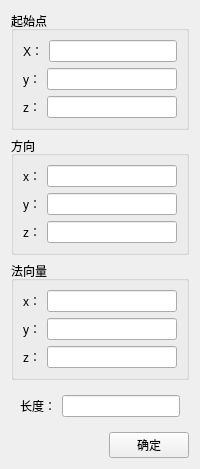
                <widget class="QWidget" name="page_5">
                 <layout class="QVBoxLayout" name="verticalLayout_7">
                  <item>
                   <widget class="QGroupBox" name="groupBox_4">
                    <property name="title">
                     <string>起始点</string>
                    </property>
                    <layout class="QVBoxLayout" name="verticalLayout_15">
                     <item>
                      <layout class="QHBoxLayout" name="horizontalLayout_15">
                       <item>
                        <widget class="QLabel" name="label_4">
                         <property name="text">
                          <string>X：</string>
                         </property>
                        </widget>
                       </item>
                       <item>
                        <widget class="QLineEdit" name="lineEdit_line_start_x"/>
                       </item>
                      </layout>
                     </item>
                     <item>
                      <layout class="QHBoxLayout" name="horizontalLayout_44">
                       <item>
                        <widget class="QLabel" name="label_21">
                         <property name="text">
                          <string>y：</string>
                         </property>
                        </widget>
                       </item>
                       <item>
                        <widget class="QLineEdit" name="lineEdit_line_start_y"/>
                       </item>
                      </layout>
                     </item>
                     <item>
                      <layout class="QHBoxLayout" name="horizontalLayout_47">
                       <item>
                        <widget class="QLabel" name="label_22">
                         <property name="text">
                          <string>z：</string>
                         </property>
                        </widget>
                       </item>
                       <item>
                        <widget class="QLineEdit" name="lineEdit_line_start_z"/>
                       </item>
                      </layout>
                     </item>
                    </layout>
                   </widget>
                  </item>
                  <item>
                   <widget class="QGroupBox" name="groupBox_5">
                    <property name="title">
                     <string>方向</string>
                    </property>
                    <layout class="QVBoxLayout" name="verticalLayout_17">
                     <item>
                      <layout class="QHBoxLayout" name="horizontalLayout_48">
                       <item>
                        <widget class="QLabel" name="label_26">
                         <property name="text">
                          <string>x：</string>
                         </property>
                        </widget>
                       </item>
                       <item>
                        <widget class="QLineEdit" name="lineEdit_line_end_x"/>
                       </item>
                      </layout>
                     </item>
                     <item>
                      <layout class="QHBoxLayout" name="horizontalLayout_49">
                       <item>
                        <widget class="QLabel" name="label_27">
                         <property name="text">
                          <string>y：</string>
                         </property>
                        </widget>
                       </item>
                       <item>
                        <widget class="QLineEdit" name="lineEdit_line_end_y"/>
                       </item>
                      </layout>
                     </item>
                     <item>
                      <layout class="QHBoxLayout" name="horizontalLayout_50">
                       <item>
                        <widget class="QLabel" name="label_28">
                         <property name="text">
                          <string>z：</string>
                         </property>
                        </widget>
                       </item>
                       <item>
                        <widget class="QLineEdit" name="lineEdit_line_end_z"/>
                       </item>
                      </layout>
                     </item>
                    </layout>
                   </widget>
                  </item>
                  <item>
                   <widget class="QGroupBox" name="groupBox_6">
                    <property name="title">
                     <string>法向量</string>
                    </property>
                    <layout class="QVBoxLayout" name="verticalLayout_18">
                     <item>
                      <layout class="QHBoxLayout" name="horizontalLayout_51">
                       <item>
                        <widget class="QLabel" name="label_29">
                         <property name="text">
                          <string>x：</string>
                         </property>
                        </widget>
                       </item>
                       <item>
                        <widget class="QLineEdit" name="lineEdit_line_norm_x"/>
                       </item>
                      </layout>
                     </item>
                     <item>
                      <layout class="QHBoxLayout" name="horizontalLayout_52">
                       <item>
                        <widget class="QLabel" name="label_30">
                         <property name="text">
                          <string>y：</string>
                         </property>
                        </widget>
                       </item>
                       <item>
                        <widget class="QLineEdit" name="lineEdit_line_norm_y"/>
                       </item>
                      </layout>
                     </item>
                     <item>
                      <layout class="QHBoxLayout" name="horizontalLayout_53">
                       <item>
                        <widget class="QLabel" name="label_31">
                         <property name="text">
                          <string>z：</string>
                         </property>
                        </widget>
                       </item>
                       <item>
                        <widget class="QLineEdit" name="lineEdit_line_norm_z"/>
                       </item>
                      </layout>
                     </item>
                    </layout>
                   </widget>
                  </item>
                  <item>
                   <widget class="QWidget" name="widget_3" native="true">
                    <layout class="QHBoxLayout" name="horizontalLayout_54">
                     <item>
                      <widget class="QLabel" name="label_32">
                       <property name="text">
                        <string>长度：</string>
                       </property>
                      </widget>
                     </item>
                     <item>
                      <widget class="QLineEdit" name="lineEdit_line_length"/>
                     </item>
                    </layout>
                   </widget>
                  </item>
                  <item>
                   <layout class="QHBoxLayout" name="horizontalLayout_16">
                    <item>
                     <spacer name="horizontalSpacer_5">
                      <property name="orientation">
                       <enum>Qt::Horizontal</enum>
                      </property>
                      <property name="sizeHint" stdset="0">
                       <size>
                        <width>40</width>
                        <height>20</height>
                       </size>
                      </property>
                     </spacer>
                    </item>
                    <item>
                     <widget class="QPushButton" name="pushButton_line_ok">
                      <property name="text">
                       <string>确定</string>
                      </property>
                     </widget>
                    </item>
                   </layout>
                  </item>
                 </layout>
                </widget>
